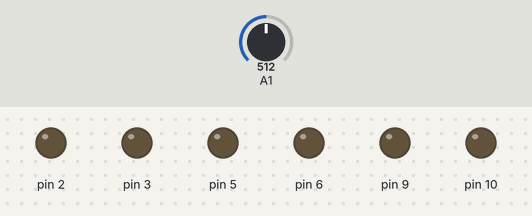
The sketch below on a simulated Arduino Uno, built with avr-gcc and run on an emulated ATmega328P. On the bench: output pins drawn as LEDs (lit = HIGH). The inputs (shaded band) are chosen by the test bench; at power-on: A1 = 512.

Above: at 1.2 s.
1.3 s: A1 set to 109
2.8 s: A1 set to 94
At 4.49 s:
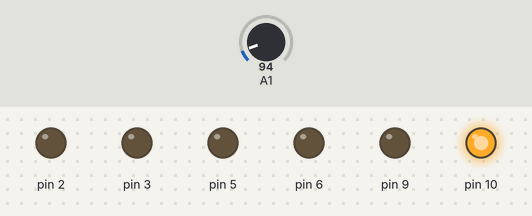
At 5.7 s:
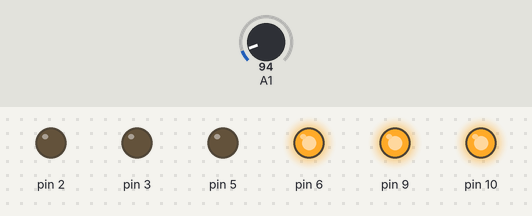
5.8 s: A1 set to 110
At 8.11 s:
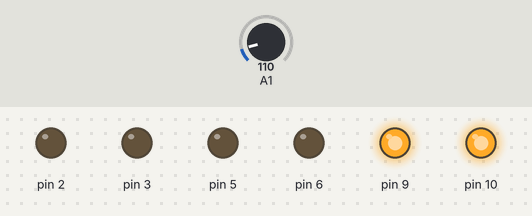
Timing chart, 0 to 10.5 s (numbered marks = the images above; inputs shaded):
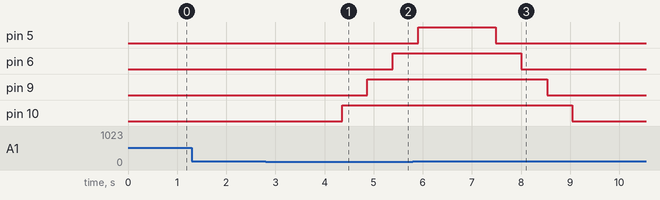

Measured:
- the behaviour switches between 100 and 99 on A1 (found by bisection; images 0 and 1)
- after the input at 1.3 s, every drawn part: stays the same
- after the input at 2.8 s, pin 6: LOW → HIGH after 2.6 s; pin 9: LOW → HIGH after 2.1 s; pin 10: LOW → HIGH after 1.6 s
- after the input at 5.8 s, pin 6: HIGH → LOW after 2.2 s; pin 9: HIGH → LOW after 2.7 s; pin 10: HIGH → LOW after 3.2 s

The sketch:

led_matrix.ino
```cpp
class LedMatrix {
  private:
    uint8_t rows[2] = { 2, 3 };
    uint8_t cols[4] = { 5, 6, 9, 10 };
    int colBrightness[4] = { 0, 85, 171, 255 };
    uint8_t photoResistor = A1;
    bool lightsTurnedOn = false;

  public:
    LedMatrix() {}

    void setup() {
      pinMode(this->rows[0], OUTPUT);
      pinMode(this->rows[1], OUTPUT);
      for (uint8_t i = 0; i < 4; ++i)
        pinMode(this->cols[i], OUTPUT);
      pinMode(this->photoResistor, INPUT);
    }

    bool isNightOutside() {
      return analogRead(this->photoResistor) < 100;
    }

    bool isLightOn() {
      return this->lightsTurnedOn;
    }

    void turnLightsOn() {
      for (int x = 0; x < 512; ++x) {
        for (uint8_t i = 0; i < 2; ++i) {
          digitalWrite(this->rows[i], 1);
          for (uint8_t j = 0; j < 4; ++j) {
            int val = this->colBrightness[j] + x - 255;
            val = val < 0 ? 0 : val;
            val = val > 255 ? 255 : val;
            analogWrite(this->cols[j], val );
          }
          digitalWrite(this->rows[i], 0);
          delay(3);
        }
      }

      this->lightsTurnedOn = true;
    }

    void turnLightsOff() {
      for (int x = 511; x >= 0; --x) {
        for (uint8_t i = 0; i < 2; ++i) {
          digitalWrite(this->rows[i], 1);
          for (uint8_t j = 0; j < 4; ++j) {
            int val = this->colBrightness[j] + x - 255;
            val = val < 0 ? 0 : val;
            val = val > 255 ? 255 : val;
            analogWrite(this->cols[j], val );
          }
          digitalWrite(this->rows[i], 0);
          delay(3);
        }
      }

      this->lightsTurnedOn = false;
    }

};

LedMatrix ledMatrix;

void setup() {
  ledMatrix.setup();
}

void loop() {
  if (ledMatrix.isNightOutside() && !ledMatrix.isLightOn())
    ledMatrix.turnLightsOn();
  else if (!ledMatrix.isNightOutside() && ledMatrix.isLightOn())
    ledMatrix.turnLightsOff();
}
```
